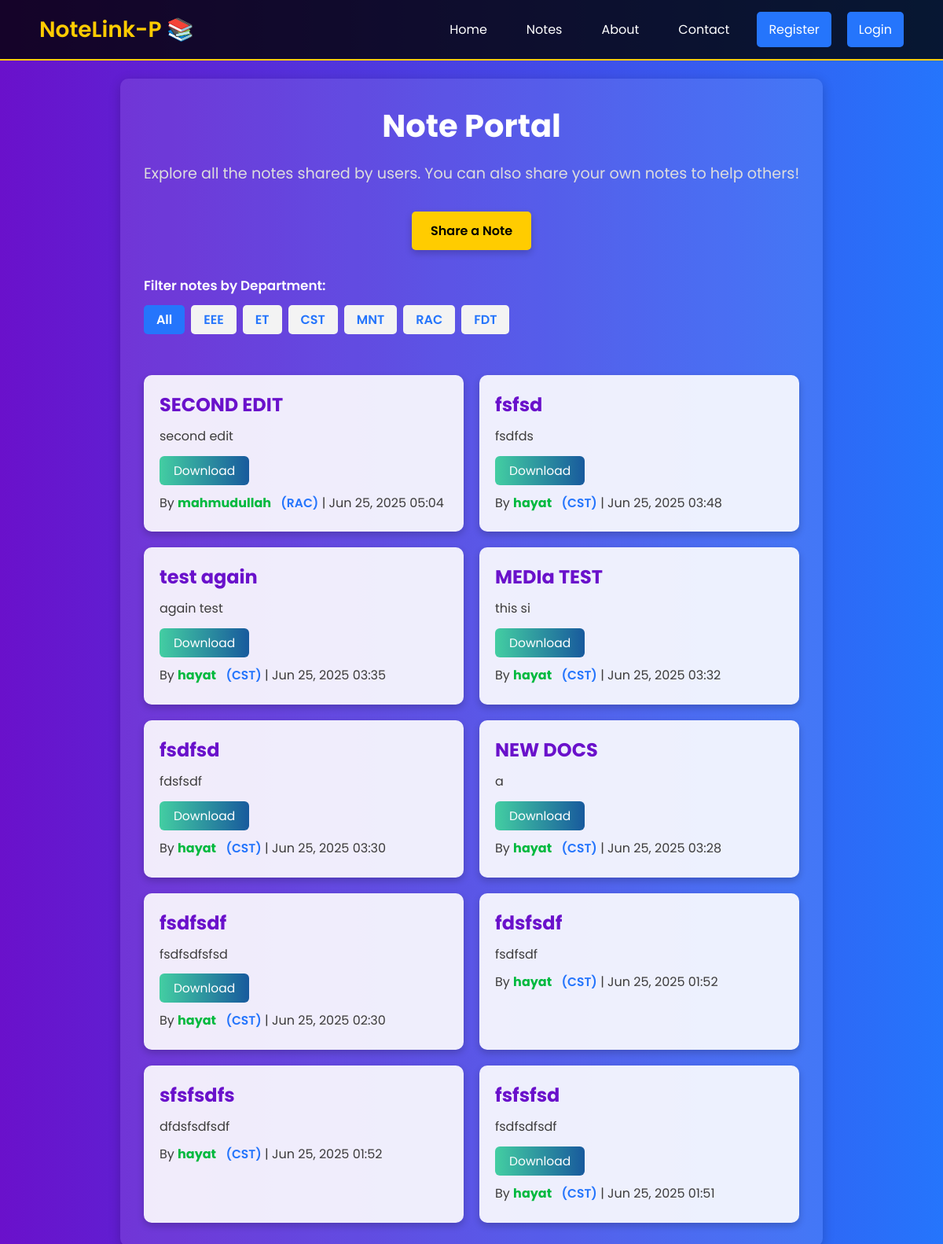
Page /notes/notes_feed/ on the committed database.
### notes/models.py (models this page shows, shortened)
class Note(models.Model):
    title = models.CharField(max_length=200)
    content = models.TextField()
    file_upload = models.FileField(upload_to='media/notes/notes_file', blank=True, null=True)
    author = models.ForeignKey(CustomUser, on_delete=models.CASCADE)
    created_at = models.DateTimeField(auto_now_add=True)

### users/models.py (models this page shows, shortened)
class CustomUser(AbstractUser):
    username = models.CharField(max_length=150, blank=False, unique=False)
    email = models.EmailField(max_length=255, unique=True)
    roll_number = models.CharField(max_length=15)
    depertment = models.CharField(max_length=100, default="CST")
    objects = CustomUserManager()
    USERNAME_FIELD = 'email'
    REQUIRED_FIELDS = ['username', 'roll_number', 'depertment']

### notes/views.py (the view)
# urls.py: path('notes_feed/', views.note_home, name='note_home'),
def note_home(request):
    dept = request.GET.get('dept')
    if request.method == "POST":
        if not request.user.is_authenticated:
            return redirect('login')
        form = NoteForm(request.POST, request.FILES)
        if form.is_valid():
            note = form.save(commit=False)
            note.author = request.user
            note.save()
            return redirect('note_home')
    else:
        form = NoteForm()
    notes = Note.objects.all().order_by('-created_at')
    if dept:
        notes = notes.filter(author__depertment=dept)
    return render(request, 'notes/notes.html',
                {
                    'form': form,
                    'notes': notes,
                    'selected_dept': dept,
                }
            )

### templates/notes/notes.html (shortened to what this page needs)
{% extends 'base.html' %}
{% load static %}
{% block link %}
<link rel="stylesheet" href="{% static 'Note/notes.css' %}">
{% endblock %}
{% block content %}
<div class="notes-background">
    <div class="container">
        <h1>Note Portal</h1>
        <p>Explore all the notes shared by users. You can also share your own notes to help others!</p>
        <div class="share-note" style="display: flex; gap: 12px;">
            {% if user.is_authenticated %}
                <button id="openShareModal" class="cta">Share a Note</button>
                <a href="{% url 'note_list' %}" class="cta manage-btn">Manage Notes</a>
            {% else %}
                <a href="{% url 'login' %}?next={% url 'note_home' %}" class="cta">Share a Note</a>
            {% endif %}
        </div>
        <div class="filter-section">
            <span>Filter notes by Department:</span>
            <div>
                <a href="{% url 'note_home' %}" class="filter-btn {% if not selected_dept %}active{% endif %}">All</a>
                <a href="?dept=EEE" class="filter-btn {% if selected_dept == 'EEE' %}active{% endif %}">EEE</a>
                <a href="?dept=ET" class="filter-btn {% if selected_dept == 'ET' %}active{% endif %}">ET</a>
                <a href="?dept=CST" class="filter-btn {% if selected_dept == 'CST' %}active{% endif %}">CST</a>
                <a href="?dept=MNT" class="filter-btn {% if selected_dept == 'MNT' %}active{% endif %}">MNT</a>
                <a href="?dept=RAC" class="filter-btn {% if selected_dept == 'RAC' %}active{% endif %}">RAC</a>
                <a href="?dept=FDT" class="filter-btn {% if selected_dept == 'FDT' %}active{% endif %}">FDT</a>
            </div>
        </div>
        <div class="notes-grid">
            {% for note in notes %}
            <div class="note-card">
                <h2>{{ note.title }}</h2>
                <p>{{ note.content|truncatewords:20 }}</p>
                {% if note.file_upload %}
                    <a href="{{ note.file_upload.url }}" download class="download-btn">Download</a>
                {% endif %}
                <p class="note-meta">
                    By <span class="note-author">{{ note.author.username }}</span>
                    <span class="note-dept">({{ note.author.depertment }})</span>
                    | {{ note.created_at|date:"M d, Y H:i" }}
                </p>
            </div>
            {% empty %}
            <p>No notes shared yet.</p>
            {% endfor %}
        </div>
    </div>
</div>
{% endblock %}

### templates/base.html (shortened to what this page needs)
{% load static %}
<!DOCTYPE html>
<html lang="en">
<head>
    <link rel="stylesheet" href="{% static 'Base/base.css' %}">
    {% block link %}{% endblock %}
</head>
<body>
    <nav>
        <div class="logo">NoteLink-P  📚</div>
        <ul class="nav-links">
            <li><a href="/">Home</a></li>
            <li><a href="/notes/notes_feed">Notes</a></li>
            <li><a href="/about">About</a></li>
            <li><a href="/contact">Contact</a></li>
            {% if request.user.is_authenticated %}
                <form method="post" action="{% url 'logout' %}">
                    {% csrf_token %}
                    <button type="submit" class="cta">Logout</button>
                </form>
            {% else %}
                <a href="{% url 'signup' %}" class="cta">Register</a>
                <a href="{% url 'login' %}" class="cta">Login</a>
            {% endif %}
        </ul>
    </nav>
    {% block content %}
    {% endblock %}
</body>
</html>

### static/Base/base.css (style rules this page uses)
* { margin: 0; padding: 0; box-sizing: border-box; }
body { font-family: 'Poppins', sans-serif; background-color: #f4f4f9; height: 100vh; overflow-x: hidden; }
nav { width: 100%; display: flex; justify-content: space-between; align-items: center; padding: 15px 50px; position: fixed; top: 0; left: 0; background-color: rgba(0, 0, 0, 0.8); border-bottom: 2px solid #ffcc00; transition: background-color 0.6s ease-in-out; z-index: 1000; }
.logo { font-size: 28px; font-weight: 600; color: #ffcc00; transition: transform 0.3s ease; }
.nav-links { list-style: none; display: flex; align-items: center; gap: 20px; }
.nav-links li { display: inline; }
.nav-links a { text-decoration: none; color: #fff; font-weight: 400; padding: 10px 15px; transition: background 0.4s, color 0.4s, transform 0.3s; border-radius: 5px; }
.cta { background-color: #ffcc00; color: black; border: none; padding: 10px 15px; cursor: pointer; font-weight: 600; border-radius: 5px; transition: background 0.3s ease, transform 0.3s ease; }

### static/Note/notes.css (style rules this page uses)
* { margin: 0; padding: 0; box-sizing: border-box; font-family: 'Poppins', sans-serif; }
.notes-background { background: linear-gradient(to right, #6a11cb, #2575fc); min-height: 100vh; display: flex; justify-content: center; align-items: flex-start; padding-top: 100px; color: #fff; text-align: center; }
.notes-background .container { max-width: 1200px; padding: 30px; background: rgba(255, 255, 255, 0.1); border-radius: 10px; box-shadow: 0 4px 15px rgba(0, 0, 0, 0.2); }
.notes-background h1 { font-size: 2.5rem; margin-bottom: 1rem; font-weight: 700; color: #fff; }
.notes-background p { font-size: 1.2rem; margin-bottom: 2rem; color: #ddd; line-height: 1.6; }
.share-note { margin-bottom: 2rem; display: flex; justify-content: center; }
.share-note .cta { padding: 0.75rem 1.5rem; font-size: 1rem; font-weight: 600; color: #000000; background: #ffcc00; border: none; border-radius: 5px; text-decoration: none; cursor: pointer; transition: background 0.3s ease, transform 0.3s ease; box-shadow: 0 4px 10px rgba(0, 0, 0, 0.2); }
.notes-grid { display: grid; grid-template-columns: repeat(auto-fit, minmax(300px, 1fr)); gap: 20px; margin-top: 6%; }
.note-card { background: rgba(255, 255, 255, 0.9); padding: 20px; border-radius: 10px; box-shadow: 0 4px 10px rgba(0, 0, 0, 0.2); text-align: left; color: #333; transition: transform 0.3s ease, box-shadow 0.3s ease; }
.note-card h2 { font-size: 1.5rem; margin-bottom: 0.5rem; color: #6a11cb; }
.note-author { color: #00b93e; font-weight: bold; }
.note-card p { margin-top: 11px; font-size: 1rem; margin-bottom: 0.3rem; line-height: 1.5; color: #3d3c3c; }
.download-btn { display: inline-block; padding: 7px 18px; background: linear-gradient(90deg, #43cea2 0%, #185a9d 100%); color: #fff; border: none; border-radius: 6px; font-size: 0.97rem; text-decoration: none; margin-top: 8px; transition: background 0.2s; }
.note-dept { color: #2575fc; font-weight: 600; margin-left: 8px; font-size: 0.97em; }
.filter-section { margin-bottom: 18px; display: flex; flex-direction: column; align-items: flex-start; gap: 8px; }
.filter-section > span { font-weight: 600; color: #ffffff; margin-bottom: 4px; font-size: 1.05rem; }
.filter-section > div { display: flex; flex-wrap: wrap; gap: 8px; }
.filter-btn { background: #f3f3f3; color: #2575fc; border: none; border-radius: 5px; padding: 6px 16px; text-decoration: none; font-weight: 600; transition: background 0.2s, color 0.2s; font-size: 1rem; margin-bottom: 2px; cursor: pointer; outline: none; }
.filter-btn.active, .filter-btn:hover { background: #2575fc; color: #fff; }
.cta { background: #2575fc; color: #fff; border-radius: 5px; padding: 8px 22px; text-decoration: none; font-weight: 600; transition: background 0.2s; border: none; cursor: pointer; font-size: 1rem; display: inline-block; }

### rows in the picture
Note: title "SECOND EDIT", content "second edit", author.username "mahmudullah", author.depertment "RAC", created_at "Jun 25, 2025 05:04"
Note: title "fsfsd", content "fsdfds", author.username "hayat", author.depertment "CST", created_at "Jun 25, 2025 03:48"
Note: title "test again", content "again test", author.username "hayat", author.depertment "CST", created_at "Jun 25, 2025 03:35"
Note: title "MEDIa TEST", content "this si", author.username "hayat", author.depertment "CST", created_at "Jun 25, 2025 03:32"
Note: title "fsdfsd", content "fdsfsdf", author.username "hayat", author.depertment "CST", created_at "Jun 25, 2025 03:30"
Note: title "NEW DOCS", content "a", author.username "hayat", author.depertment "CST", created_at "Jun 25, 2025 03:28"
Note: title "fsdfsdf", content "fsdfsdfsfsd", author.username "hayat", author.depertment "CST", created_at "Jun 25, 2025 02:30"
Note: title "fdsfsdf", content "fsdfsdf", author.username "hayat", author.depertment "CST", created_at "Jun 25, 2025 01:52"
Note: title "sfsfsdfs", content "dfdsfsdfsdf", author.username "hayat", author.depertment "CST", created_at "Jun 25, 2025 01:52"
Note: title "fsfsfsd", content "fsdfsdfsdf", author.username "hayat", author.depertment "CST", created_at "Jun 25, 2025 01:51"
